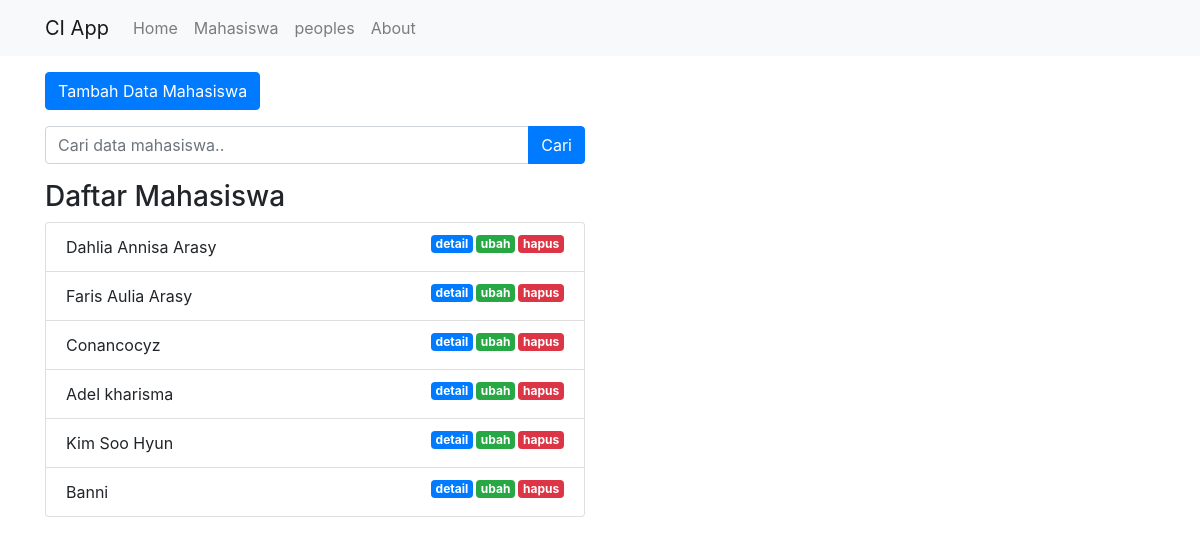
Screenshot of /index.php/mahasiswa with the database file from the repository.
### tables this page shows
CREATE TABLE `mahasiswa` (
  `id` int(11) NOT NULL,
  `nama` varchar(100) NOT NULL,
  `nrp` varchar(100) NOT NULL,
  `email` varchar(100) NOT NULL,
  `jurusan` varchar(100) NOT NULL
);

### application/controllers/Mahasiswa.php (called while the page is built, shortened)
<?php
class Mahasiswa extends CI_Controller
{
    public function __construct()
    {
        $this->load->model('Mahasiswa_model');
        $this->load->library('form_validation');
    }
    public function index()
    {
        $data['judul'] = 'Daftar Mahasiswa';
        $data['mahasiswa'] = $this->Mahasiswa_model->getAllMahasiswa();
        $this->load->view('templates/header', $data);
        $this->load->view('mahasiswa/index', $data);
        $this->load->view('templates/footer');
    }
}

### index.php (called while the page is built, shortened)
<?php
require_once BASEPATH.'core/CodeIgniter.php';

### application/models/Mahasiswa_model.php (called while the page is built, shortened)
<?php
class Mahasiswa_model extends CI_Model
{
    public function getAllMahasiswa()
    {
        return $this->db->get('mahasiswa')->result_array();
    }
}

### application/views/mahasiswa/index.php (the view, shortened to what this page needs)
<div class="container">
    <div class="row mt-3">
        <div class="col-md-6">
            <a href="<?= base_url(); ?>mahasiswa/tambah" class="btn btn-primary">Tambah Data Mahasiswa</a>
        </div>
    </div>
    <div class="row mt-3">
        <div class="col-md-6">
            <form action="" method="post">
                <div class="input-group">
                    <input type="text" class="form-control" placeholder="Cari data mahasiswa.." name="keyword">
                    <div class="input-group-append">
                        <button class="btn btn-primary" type="submit">Cari</button>
                    </div>
                </div>
            </form>
        </div>
    </div>
    <div class="row mt-3">
        <div class="col-md-6">
            <h3>Daftar Mahasiswa</h3>
            <ul class="list-group">
                <?php foreach( $mahasiswa as $mhs ) : ?>
                    <li class="list-group-item">
                        <?= $mhs['nama']; ?>
                        <a href="<?= base_url(); ?>mahasiswa/hapus/<?= $mhs['id']?>" class="badge badge-danger float-right tombol-hapus">hapus</a>
                        <a href="<?= base_url(); ?>mahasiswa/ubah/<?= $mhs['id']?>" class="badge badge-success float-right">ubah</a>
                        <a href="<?= base_url(); ?>mahasiswa/detail/<?= $mhs['id']?>" class="badge badge-primary float-right">detail</a>
                    </li>
                <?php endforeach; ?>
            </ul>
        </div>
    </div>
</div>

### assets/css/style.css (style rules this page uses)
.badge { margin-left: 3px; }

### rows the page displays
mahasiswa: nama "Dahlia Annisa Arasy"
mahasiswa: nama "Faris Aulia Arasy"
mahasiswa: nama "Conancocyz"
mahasiswa: nama "Adel kharisma"
mahasiswa: nama "Kim Soo Hyun"
mahasiswa: nama "Banni"
